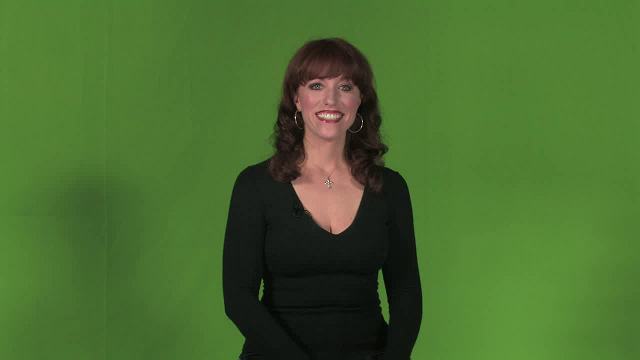
//> input picture sample/greenback.png, 640 x 360 px
$ ./main   (built with g++ and OpenCV 4)
//> lines starting //> are read from the running program, lines starting //| are printed output that depends on the picture; after the words box and inside, x2 and y2 are one past the last pixel; in counts of white or black regions, pixels touching at a corner belong together
#include <opencv2/opencv.hpp>
#include <iostream>

using namespace cv;
using namespace std;

int main(int argc, const char** argv) {
	Mat src = imread("../sample/greenback.png");
//> src is the input picture: 360 rows x 640 cols, CV_8UC3; mean B, G, R 47.5, 107.7, 73.3
	if (src.empty()) {
		cout << "could not load image..." << endl;
		return -1;
	}
	imshow("src", src);
	Mat hsv, mask;
	cvtColor(src, hsv, COLOR_BGR2HSV);
//> hsv: 360 rows x 640 cols, CV_8UC3; mean H, S, V 47.7, 135.7, 109.9
	imshow("hsv", hsv);
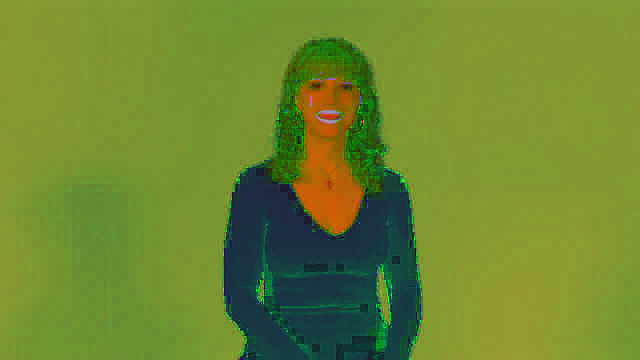
//> window 'hsv': 360 rows x 640 cols, CV_8UC3; mean B, G, R 47.7, 135.7, 109.9
	inRange(hsv, Scalar(35, 43, 36), Scalar(77, 255, 255), mask);
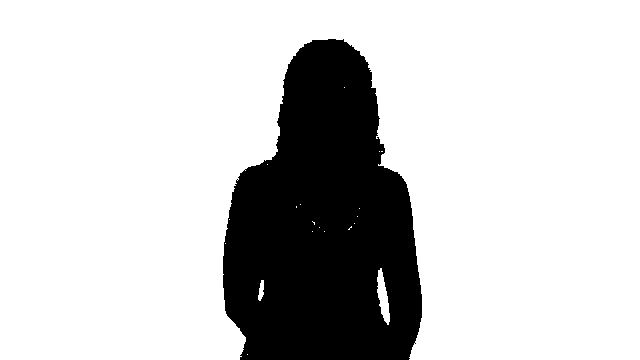
//> mask: 360 rows x 640 cols, CV_8UC1; 79.8% white; 1 black region, box (x1, y1, x2, y2) and area: (223, 39, 422, 360) 46429
	imshow("mask", mask);

	Mat redback = Mat::zeros(src.size(), src.type());
	redback = Scalar(40, 40, 200);
	bitwise_not(mask, mask);
	imshow("mask2", mask);
	src.copyTo(redback, mask);
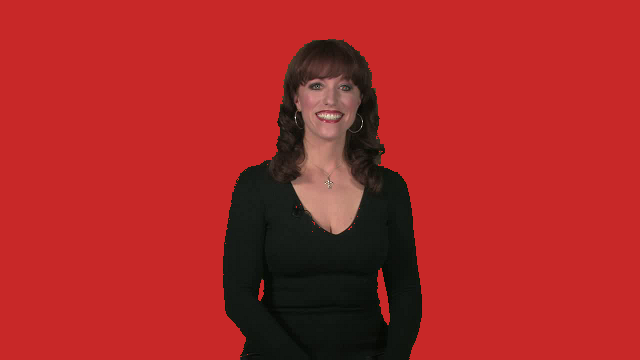
//> redback: 360 rows x 640 cols, CV_8UC3; mean B, G, R 38.8, 40, 169.3
	imshow("dst", redback);

	waitKey(0);
	destroyAllWindows();
	return 0;
}
